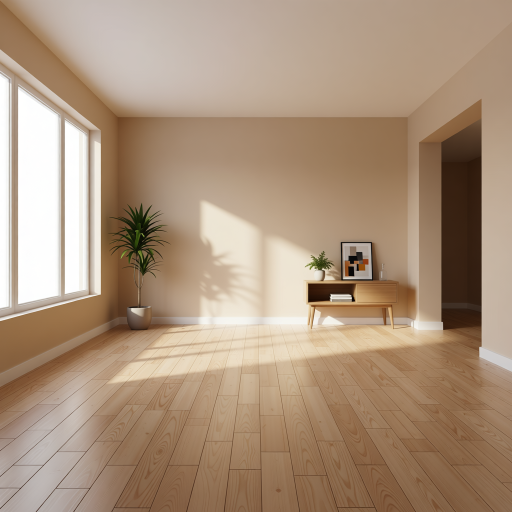
#> input picture ExperimentQwen/QwenMaskFinal/BaseImages/base_001.png, 1024 x 1024 px (shown at 1/2 size); its folder holds 4 pictures in this run
$ python visualize_placement_masks.py
#> lines starting #> are read from the running program, lines starting #| are printed output that depends on the picture; after the words box and inside, x2 and y2 are one past the last pixel; in counts of white or black regions, pixels touching at a corner belong together
### ExperimentQwen/QwenMaskFinal/placement_masks.py
"""Utilities for reading the manually drawn, depth-aware placement masks."""
from __future__ import annotations

from collections import deque
from dataclasses import dataclass
from pathlib import Path

import numpy as np
from PIL import Image


LABEL_VALUES = (85, 170, 255)


@dataclass(frozen=True)
class PlacementRectangle:
    """An inclusive-exclusive image rectangle assigned to one object."""

    object_index: int
    label: int
    box: tuple[int, int, int, int]

    @property
    def width(self) -> int:
        return self.box[2] - self.box[0]

    @property
    def height(self) -> int:
        return self.box[3] - self.box[1]


# [7 lines left out: function quantize_labels, not called in this run]


def _largest_component(binary: np.ndarray) -> tuple[np.ndarray, np.ndarray]:
    """Return coordinates of the largest 4-connected foreground component."""

    height, width = binary.shape
    visited = np.zeros_like(binary, dtype=bool)
    best_y = np.empty(0, dtype=np.int32)
    best_x = np.empty(0, dtype=np.int32)

    for start_y, start_x in zip(*np.nonzero(binary & ~visited)):
        if visited[start_y, start_x]:
            continue
        queue = deque(((int(start_y), int(start_x)),))
        visited[start_y, start_x] = True
        component_y: list[int] = []
        component_x: list[int] = []
        while queue:
            y, x = queue.popleft()
            component_y.append(y)
            component_x.append(x)
            for next_y, next_x in ((y - 1, x), (y + 1, x), (y, x - 1), (y, x + 1)):
                if (
                    0 <= next_y < height
                    and 0 <= next_x < width
                    and binary[next_y, next_x]
                    and not visited[next_y, next_x]
                ):
                    visited[next_y, next_x] = True
                    queue.append((next_y, next_x))
        if len(component_x) > len(best_x):
            best_y = np.asarray(component_y, dtype=np.int32)
            best_x = np.asarray(component_x, dtype=np.int32)
    return best_y, best_x


def extract_rectangles(mask_path: str | Path) -> list[PlacementRectangle]:
    """Recover full rectangles from labels, including depth-wise overlaps.

    Each label's visible pixels are reduced to their axis-aligned bounding box.
    The complete box is then used for placement, so a foreground rectangle
    overwriting part of a background rectangle does not create an irregular
    placement mask.
    """

    path = Path(mask_path)
    with Image.open(path) as image:
        gray = np.asarray(image.convert("L"), dtype=np.int16).copy()

    rectangles = []
    for object_index, label in enumerate(LABEL_VALUES, start=1):
        # Use only the solid interior color here. Nearest-palette quantization
        # is unsuitable for geometry: an anti-aliased transition from black to
        # 170 or 255 passes through 85 and can falsely join distant boxes.
        solid = np.abs(gray - label) <= 2
        ys, xs = _largest_component(solid)
        if not len(xs):
            raise ValueError(f"{path} has no visible pixels for object {object_index} (label {label})")
        rectangles.append(
            PlacementRectangle(
                object_index=object_index,
                label=label,
                box=(int(xs.min()), int(ys.min()), int(xs.max()) + 1, int(ys.max()) + 1),
            )
        )
    return rectangles


# [10 lines left out: function rectangle_mask, not called in this run]

### ExperimentQwen/QwenMaskFinal/visualize_placement_masks.py
"""Render recovered placement rectangles over their corresponding base images."""
from __future__ import annotations

import json
from pathlib import Path

from PIL import Image, ImageDraw, ImageFont

from placement_masks import extract_rectangles


HERE = Path(__file__).resolve().parent
BASE_DIR = HERE / "BaseImages"
MASK_DIR = HERE / "PlacementMasks"
PROMPTS = HERE / "e5_prompts.json"
OUTPUT_DIR = HERE / "PlacementMaskOverlays"


def label_box(
    draw: ImageDraw.ImageDraw,
    box: tuple[int, int, int, int],
    text: str,
    font: ImageFont.ImageFont,
) -> None:
    x0, y0, x1, y1 = box
    draw.rectangle((x0, y0, x1 - 1, y1 - 1), outline=(255, 0, 0), width=6)
    text_box = draw.textbbox((0, 0), text, font=font, stroke_width=1)
    text_w = text_box[2] - text_box[0]
    text_h = text_box[3] - text_box[1]
    label_y = max(0, y0 - text_h - 12)
    draw.rectangle((x0, label_y, min(x1, x0 + text_w + 16), y0), fill=(255, 0, 0))
    draw.text((x0 + 8, label_y + 4), text, fill=(255, 255, 255), font=font, stroke_width=1)


def main() -> None:
    with PROMPTS.open(encoding="utf-8") as handle:
#> (reads ExperimentQwen/QwenMaskFinal/e5_prompts.json from the repository)
        cases = json.load(handle)["prompts"]

    OUTPUT_DIR.mkdir(parents=True, exist_ok=True)
    font = ImageFont.load_default(size=20)
    overlays = []
    for case in cases:
        case_id = int(case["id"])
        base_path = BASE_DIR / f"base_{case_id:03d}.png"
        mask_path = MASK_DIR / f"base_{case_id:03d}.png"
        if not base_path.is_file() or not mask_path.is_file():
            raise FileNotFoundError(f"Missing pair: {base_path}, {mask_path}")

        image = Image.open(base_path).convert("RGB")
#> image is the input picture: PIL image 1024x1024 RGB; mean R, G, B 170.9, 146.9, 124.1
        draw = ImageDraw.Draw(image)
        rectangles = extract_rectangles(mask_path)
#> in extract_rectangles, `gray = np.asarray(image.convert("L"), dtype=np.int16).copy()`:
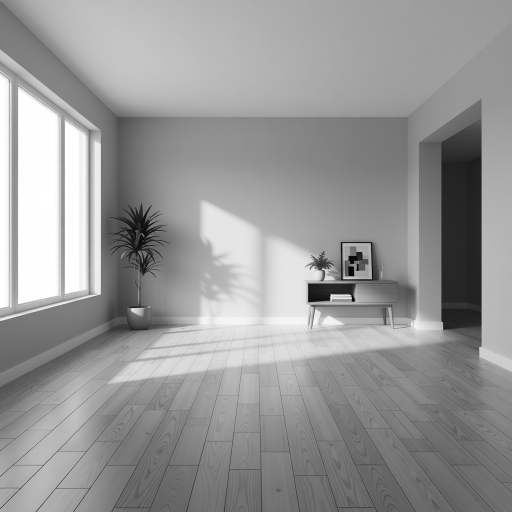
#> gray: shape (1024, 1024) int16 (shown at 1/2 size); min 0, max 255, mean 151.5
#> the loop in extract_rectangles, `for object_index, label in enumerate(LABEL_VALUES, start=1):` made 3 passes
#> pass 1, in extract_rectangles, `solid = np.abs(gray - label) <= 2`:
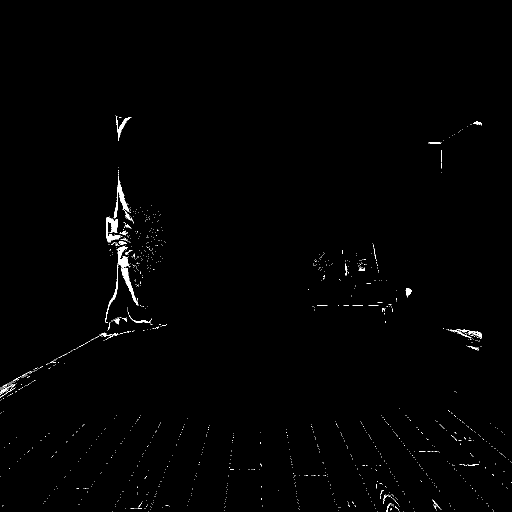
#> solid: shape (1024, 1024) bool (shown at 1/2 size); 0.66% white; 1140 white regions (1102 under 20 px), largest, box (x1, y1, x2, y2) and area: (210, 493, 276, 645) 1384, (212, 435, 245, 485) 691, (227, 353, 262, 435) 645
#> pass 2, in extract_rectangles, `solid = np.abs(gray - label) <= 2`:
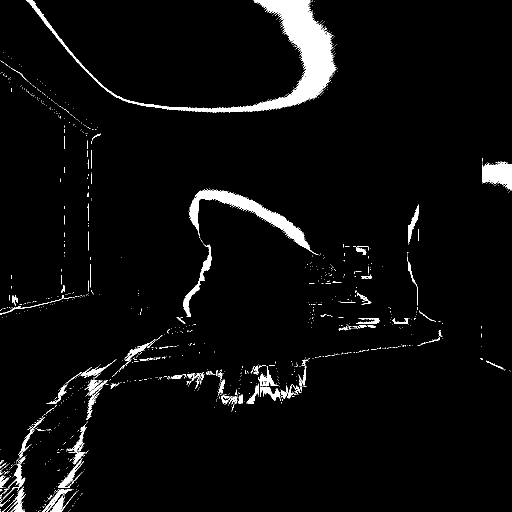
#> solid: shape (1024, 1024) bool (shown at 1/2 size); 4% white; 1284 white regions (1191 under 20 px), largest, box (x1, y1, x2, y2) and area: (52, 0, 673, 225) 17385, (378, 378, 637, 510) 5822, (964, 323, 1024, 381) 2282
#> pass 3, in extract_rectangles, `solid = np.abs(gray - label) <= 2`:
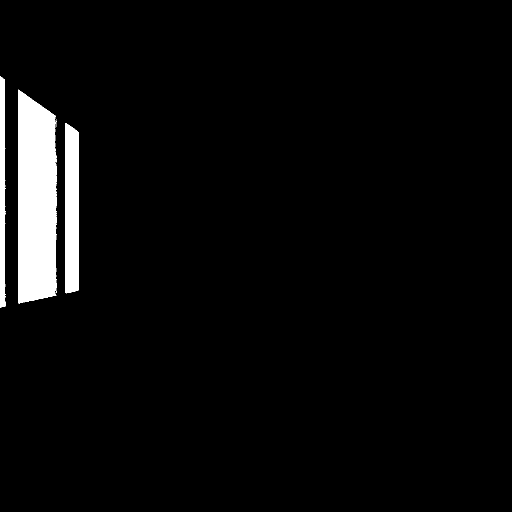
#> solid: shape (1024, 1024) bool (shown at 1/2 size); 4.1% white; 37 white regions (33 under 20 px), largest, box (x1, y1, x2, y2) and area: (37, 179, 113, 607) 29178, (130, 246, 158, 587) 9008, (0, 152, 12, 615) 4362, (112, 331, 113, 351) 20
#> after the loop in extract_rectangles, `for object_index, label in enumerate(LABEL_VALUES, start=1):`: rectangles = 3 items
#> rectangles = 3 items
        if len(rectangles) != len(case["objects"]):
            raise ValueError(f"Case {case_id}: rectangle/object count mismatch")

        for rectangle, item in zip(rectangles, case["objects"]):
            label_box(
                draw,
                rectangle.box,
                f"{rectangle.object_index}: {item['name']} [{rectangle.label}]",
                font,
            )
#> this loop made 3 passes
#> (x0 in label_box, y0 in label_box, x1 in label_box, y1 in label_box, text_box in label_box, text_w in label_box, text_h in label_box, label_y in label_box) on passes 1 to 3: (212, 435, 241, 485, (-1, 2, 119, 23), 120, 21, 402), (52, 0, 673, 225, (-1, 2, 165, 25), 166, 23, 0), (37, 179, 113, 607, (-1, 2, 186, 25), 187, 23, 144)

        target = OUTPUT_DIR / f"base_{case_id:03d}_placement_overlay.png"
        image.save(target)
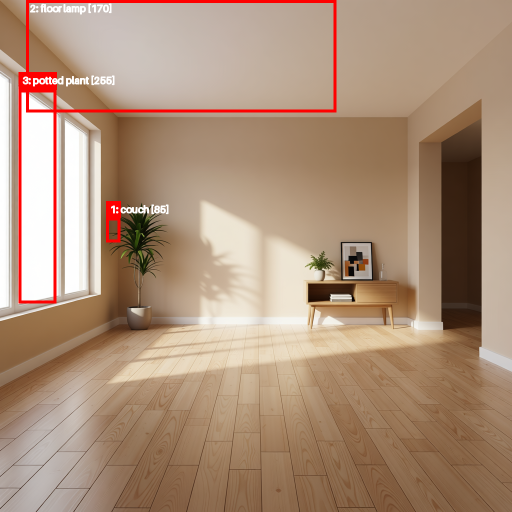
#> saved as base_001_placement_overlay.png: PIL image 1024x1024 RGB (shown at 1/2 size); mean R, G, B 172.4, 144, 121.6
        overlays.append(image.copy())
#> pass 2 of the loop in main, `for case in cases:`:
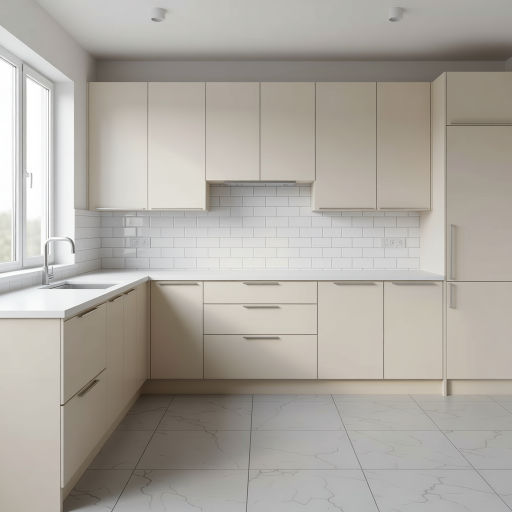
#> input picture ExperimentQwen/QwenMaskFinal/BaseImages/base_002.png, 1024 x 1024 px (shown at 1/2 size)
#> in main, image is the input picture: PIL image 1024x1024 RGB; mean R, G, B 173.1, 168.3, 161.1
#> the loop in extract_rectangles (call 2), `for object_index, label in enumerate(LABEL_VALUES, start=1):` made 3 passes
#> pass 1, in extract_rectangles (call 2), `solid = np.abs(gray - label) <= 2`:
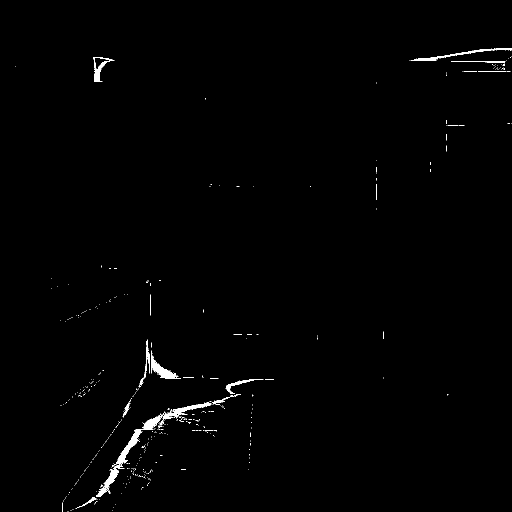
#> solid: shape (1024, 1024) bool (shown at 1/2 size); 0.74% white; 465 white regions (442 under 20 px), largest, box (x1, y1, x2, y2) and area: (228, 861, 284, 931) 876, (319, 805, 423, 850) 869, (302, 701, 357, 755) 801
#> the loop in main, `for rectangle, item in zip(rectangles, case["objects"]):` made 3 passes
#> (x0 in label_box, y0 in label_box, x1 in label_box, y1 in label_box, text_box in label_box, text_w in label_box, label_y in label_box) on passes 1 to 3: (229, 861, 283, 930, (-1, 2, 125, 23), 126, 828), (894, 422, 1024, 562, (-1, 2, 172, 23), 173, 389), (53, 157, 82, 435, (-1, 2, 118, 23), 119, 124)
#> in main, `image.save(target)`:
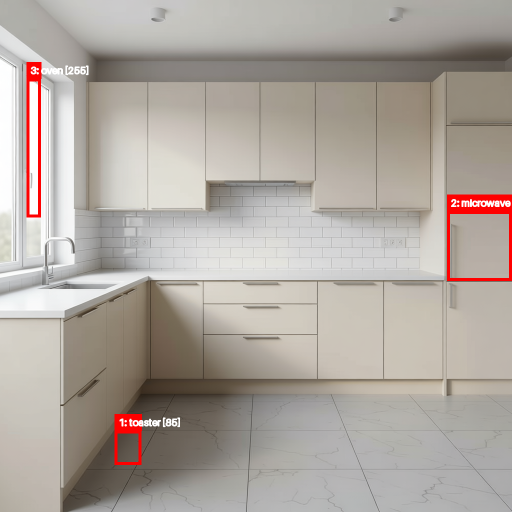
#> saved as base_002_placement_overlay.png: PIL image 1024x1024 RGB (shown at 1/2 size); mean R, G, B 174.4, 166.5, 159.4
#> pass 3 of the loop in main, `for case in cases:`:
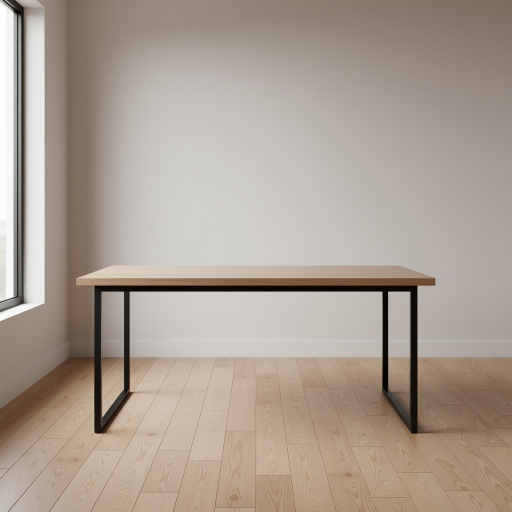
#> input picture ExperimentQwen/QwenMaskFinal/BaseImages/base_003.png, 1024 x 1024 px (shown at 1/2 size)
#> in main, image is the input picture: PIL image 1024x1024 RGB; mean R, G, B 171, 158.4, 147
#> the loop in extract_rectangles (call 3), `for object_index, label in enumerate(LABEL_VALUES, start=1):` made 3 passes
#> pass 1, in extract_rectangles (call 3), `solid = np.abs(gray - label) <= 2`:
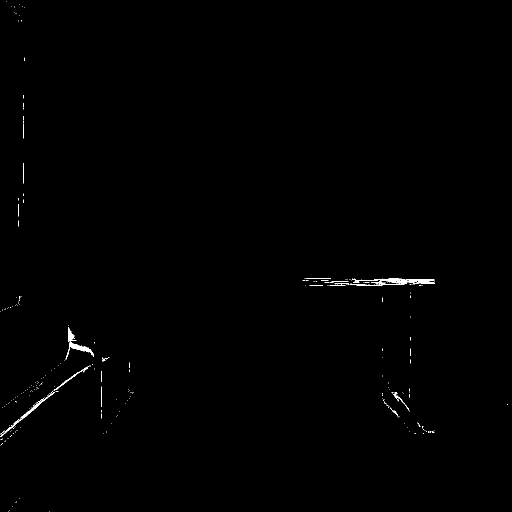
#> solid: shape (1024, 1024) bool (shown at 1/2 size); 0.32% white in thin lines or dots
#> the loop in main, `for rectangle, item in zip(rectangles, case["objects"]):` made 3 passes
#> (x0 in label_box, y0 in label_box, x1 in label_box, y1 in label_box, text_box in label_box, text_w in label_box, text_h in label_box, label_y in label_box) on passes 1 to 3: (131, 654, 188, 719, (-1, 2, 121, 25), 122, 23, 619), (222, 107, 1017, 681, (-1, 2, 123, 23), 124, 21, 74), (0, 9, 12, 436, (-1, 2, 117, 23), 118, 21, 0)
#> in main, `image.save(target)`:
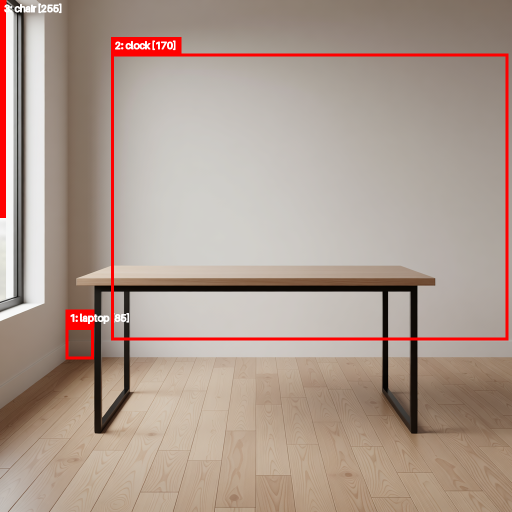
#> saved as base_003_placement_overlay.png: PIL image 1024x1024 RGB (shown at 1/2 size); mean R, G, B 173.4, 154.3, 143.2
#> the loop made 4 passes; the first 3 are shown

    thumb_size = (384, 384)
    sheet = Image.new("RGB", (thumb_size[0] * 5, thumb_size[1] * 2), "white")
    for index, overlay in enumerate(overlays):
        thumb = overlay.copy()
        thumb.thumbnail(thumb_size, Image.Resampling.LANCZOS)
        sheet.paste(thumb, ((index % 5) * thumb_size[0], (index // 5) * thumb_size[1]))
    sheet.save(OUTPUT_DIR / "all_placement_overlays.png")
    print(f"Saved {len(overlays)} overlays to {OUTPUT_DIR}")


if __name__ == "__main__":
#> (the run stopped early here; a loop or call above may not have finished)
